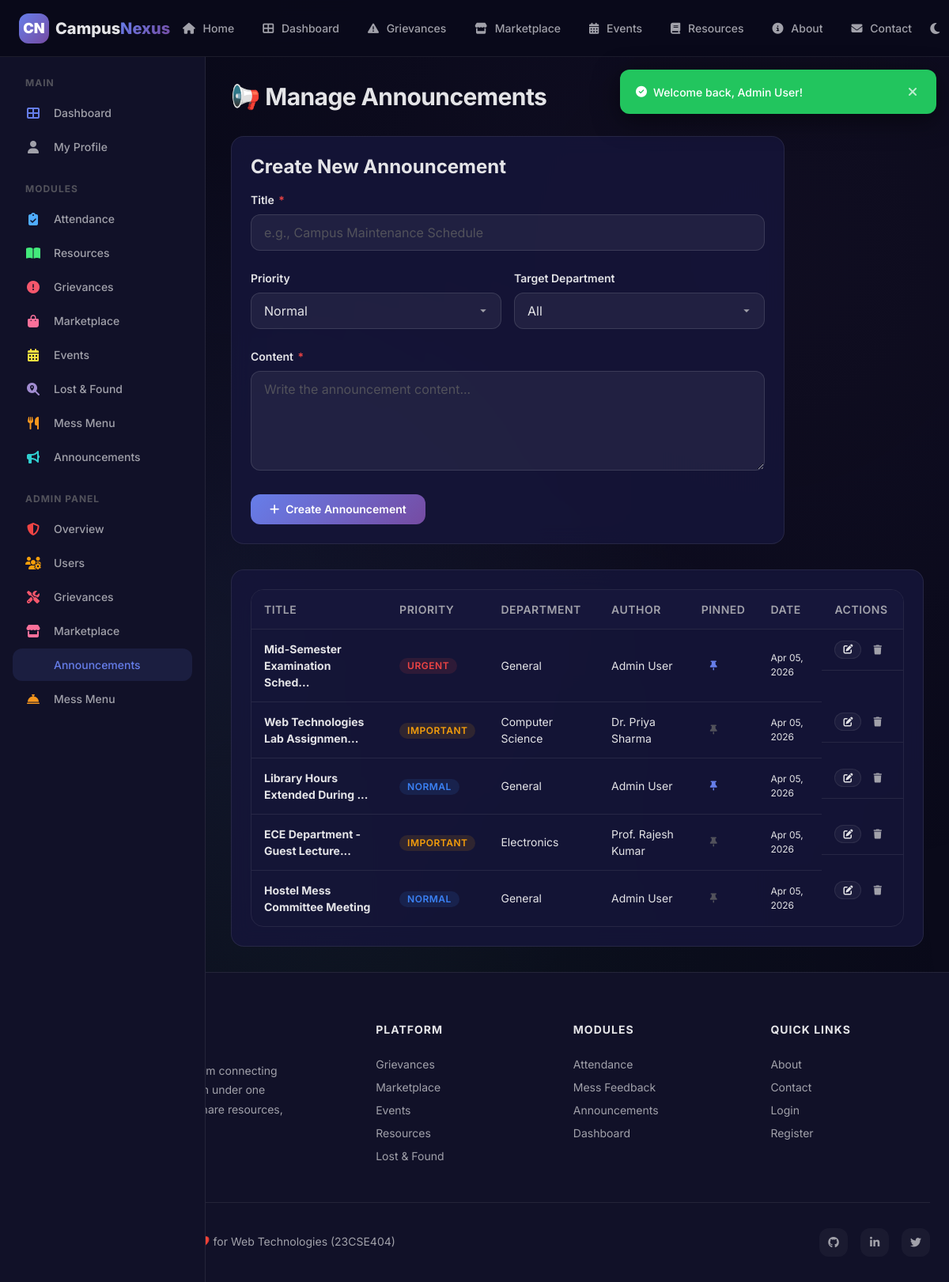
The page /admin/announcements.php (signed in) on the database its author committed.
### tables this page shows
CREATE TABLE announcements (
    id INT AUTO_INCREMENT PRIMARY KEY,
    posted_by INT NOT NULL,
    title VARCHAR(200) NOT NULL,
    content TEXT NOT NULL,
    priority ENUM('normal', 'important', 'urgent') NOT NULL DEFAULT 'normal',
    department VARCHAR(100) DEFAULT 'General',
    attachment_path VARCHAR(255) DEFAULT NULL,
    is_pinned TINYINT(1) NOT NULL DEFAULT 0,
    created_at DATETIME NOT NULL DEFAULT CURRENT_TIMESTAMP,
    FOREIGN KEY (posted_by) REFERENCES users(id) ON DELETE CASCADE,
    INDEX idx_priority (priority),
    INDEX idx_department (department)
);

CREATE TABLE users (
    id INT AUTO_INCREMENT PRIMARY KEY,
    name VARCHAR(100) NOT NULL,
    email VARCHAR(150) NOT NULL UNIQUE,
    password VARCHAR(255) NOT NULL,
    role ENUM('student', 'faculty', 'admin') NOT NULL DEFAULT 'student',
    department VARCHAR(100) DEFAULT 'General',
    avatar VARCHAR(255) DEFAULT NULL,
    bio TEXT DEFAULT NULL,
    is_active TINYINT(1) NOT NULL DEFAULT 1,
    remember_token VARCHAR(255) DEFAULT NULL,
    created_at DATETIME NOT NULL DEFAULT CURRENT_TIMESTAMP,
    last_login DATETIME DEFAULT NULL,
    INDEX idx_email (email),
    INDEX idx_role (role)
);

### includes/functions.php (called while the page is built, shortened)
<?php
function formatDate($datetime, $format = 'M d, Y') {
    return date($format, strtotime($datetime));
}
function truncateText($text, $length = 100) {
    if (strlen($text) <= $length) return $text;
    return substr($text, 0, $length) . '...';
}
?>

### admin/announcements.php (the view, shortened to what this page needs)
<?php
require_once __DIR__ . '/../includes/header.php';
$db = getDB();
$announcements = $db->query("SELECT a.*, u.name as posted_by_name FROM announcements a JOIN users u ON a.posted_by=u.id ORDER BY a.created_at DESC")->fetchAll();
$editMode = false;
$editAnnouncement = null;
?>
<?php require_once __DIR__ . '/../includes/sidebar.php'; ?>
<div class="page-content with-sidebar">
    <div class="page-header"><h1>📢 Manage Announcements</h1></div>
    <div class="card" style="max-width:700px;margin-bottom:var(--space-xl);">
        <h3 style="margin-bottom:var(--space-md);"><?= $editMode ? 'Edit Announcement' : 'Create New Announcement' ?></h3>
        <form method="POST">
            <div class="form-group">
                <label class="form-label">Title <span class="required">*</span></label>
                <input type="text" name="title" class="form-control" placeholder="e.g., Campus Maintenance Schedule" value="<?= htmlspecialchars($editAnnouncement['title'] ?? '') ?>" required maxlength="200">
            </div>
            <div class="form-row">
                <div class="form-group">
                    <label class="form-label">Priority</label>
                    <select name="priority" class="form-control">
                        <option value="normal" <?= ($editAnnouncement['priority'] ?? 'normal') === 'normal' ? 'selected' : '' ?>>Normal</option>
                    </select>
                </div>
                <div class="form-group">
                    <label class="form-label">Target Department</label>
                    <select name="department" class="form-control">
                        <option value="all" <?= ($editAnnouncement['department'] ?? 'all') === 'all' ? 'selected' : '' ?>>All</option>
                    </select>
                </div>
            </div>
            <div class="form-group">
                <label class="form-label">Content <span class="required">*</span></label>
                <textarea name="content" class="form-control" rows="5" placeholder="Write the announcement content..." required><?= htmlspecialchars($editAnnouncement['content'] ?? '') ?></textarea>
            </div>
            <div style="display:flex;gap:var(--space-md);">
                <button type="submit" class="btn btn-primary"><i class="fas fa-<?= $editMode ? 'save' : 'plus' ?>"></i> <?= $editMode ? 'Update' : 'Create' ?> Announcement</button>
            </div>
        </form>
    </div>
    <div class="card"><div class="table-container"><table class="table">
        <thead><tr><th>Title</th><th>Priority</th><th>Department</th><th>Author</th><th>Pinned</th><th>Date</th><th>Actions</th></tr></thead>
        <tbody>
        <?php foreach ($announcements as $a): ?>
        <tr>
            <td><strong><?= htmlspecialchars(truncateText($a['title'],30)) ?></strong></td>
            <td><?php if ($a['priority']==='urgent') echo '<span class="badge badge-danger">Urgent</span>';
                elseif ($a['priority']==='important') echo '<span class="badge badge-warning">Important</span>';
                else echo '<span class="badge badge-info">Normal</span>'; ?></td>
            <td style="font-size:var(--text-sm);"><?= htmlspecialchars($a['department']) ?></td>
            <td style="font-size:var(--text-sm);"><?= htmlspecialchars($a['posted_by_name']) ?></td>
            <td>
                <form method="POST" style="display:inline;"><input type="hidden" name="toggle_pin" value="<?= $a['id'] ?>">
                <button type="submit" class="btn btn-ghost btn-sm"><i class="fas fa-thumbtack" style="color:<?= $a['is_pinned']?'var(--primary)':'var(--text-muted)' ?>;"></i></button></form>
            </td>
            <td style="font-size:var(--text-xs);"><?= formatDate($a['created_at']) ?></td>
            <td style="display:flex;gap:4px;">
                <a href="announcements.php?edit=<?= $a['id'] ?>" class="btn btn-secondary btn-sm" title="Edit"><i class="fas fa-edit"></i></a>
                <form method="POST" onsubmit="return confirm('Delete this announcement?')" style="display:inline;"><input type="hidden" name="delete_id" value="<?= $a['id'] ?>">
                <button type="submit" class="btn btn-ghost btn-sm text-danger"><i class="fas fa-trash"></i></button></form>
            </td>
        </tr>
        <?php endforeach; ?>
        </tbody>
    </table></div></div>
</div>
<?php require_once __DIR__ . '/../includes/footer.php'; ?>

### css/style.css (style rules this page uses)
:root { --primary: #667EEA; --primary-dark: #5A67D8; --primary-light: #7C8CF0; --primary-start: #667EEA; --primary-end: #764BA2; --clr-attendance: #4FACFE; --clr-resources: #43E97B; --clr-grievances: #F5576C; --clr-marketplace: #FA709A; --clr-events: #FEE140; --clr-lost-found: #A18CD1; --clr-mess: #F7971E; --clr-announcements: #30CFD0; --bg-primary: #0A0A1A; --bg-secondary: #111128; --bg-tertiary: #16163a; --bg-card: rgba(22, 22, 58, 0.85); --bg-card-solid: #16163a; --bg-glass: rgba(255, 255, 255, 0.04); --bg-glass-hover: rgba(255, 255, 255, 0.08); --bg-input: rgba(255, 255, 255, 0.06); --bg-input-focus: rgba(255, 255, 255, 0.1); --border-glass: rgba(255, 255, 255, 0.08); --border-glass-hover: rgba(255, 255, 255, 0.15); --border-input: rgba(255, 255, 255, 0.12); --border-input-focus: var(--primary); --text-primary: #E4E4E7; --text-secondary: #A1A1AA; --text-muted: #52525B; --text-inverse: #0A0A1A; --success: #22C55E; --success-bg: rgba(34, 197, 94, 0.12); --warning: #F59E0B; --warning-bg: rgba(245, 158, 11, 0.12); --danger: #EF4444; --danger-bg: rgba(239, 68, 68, 0.12); --info: #3B82F6; --info-bg: rgba(59, 130, 246, 0.12); --space-2xs: 2px; --space-xs: 4px; --space-sm: 8px; --space-md: 16px; --space-lg: 24px; --space-xl: 32px; --space-2xl: 48px; --space-3xl: 64px; --space-4xl: 96px; --radius-xs: 4px; --radius-sm: 8px; --radius-md: 12px; --radius-lg: 16px; --radius-xl: 24px; --radius-full: 9999px; --shadow-sm: 0 2px 8px rgba(0, 0, 0, 0.3); --shadow-md: 0 4px 16px rgba(0, 0, 0, 0.4); --shadow-lg: 0 8px 32px rgba(0, 0, 0, 0.5); --shadow-xl: 0 16px 48px rgba(0, 0, 0, 0.6); --shadow-glow: 0 0 20px rgba(102, 126, 234, 0.3); --shadow-glow-lg: 0 0 40px rgba(102, 126, 234, 0.4); --font-sans: 'Inter', -apple-system, BlinkMacSystemFont, 'Segoe UI', Roboto, sans-serif; --font-mono: 'JetBrains Mono', 'Fira Code', monospace; --text-xs: 0.75rem; --text-sm: 0.875rem; --text-base: 1rem; --text-lg: 1.125rem; --text-xl: 1.25rem; --text-2xl: 1.5rem; --text-3xl: 1.875rem; --text-4xl: 2.25rem; --text-5xl: 3rem; --text-6xl: 3.75rem; --leading-tight: 1.2; --leading-normal: 1.5; --leading-relaxed: 1.75; --transition-fast: 0.15s ease; --transition-base: 0.3s ease; --transition-slow: 0.5s ease; --transition-spring: 0.4s cubic-bezier(0.175, 0.885, 0.32, 1.275); --z-dropdown: 100; --z-sticky: 200; --z-fixed: 300; --z-overlay: 400; --z-modal: 500; --z-toast: 600; --navbar-height: 72px; --sidebar-width: 260px; --container-max: 1280px; --container-sm: 640px; --container-md: 768px; --container-lg: 1024px; }
*, *::before, *::after { margin: 0; padding: 0; box-sizing: border-box; }
html { scroll-behavior: smooth; font-size: 16px; -webkit-text-size-adjust: 100%; }
body { font-family: var(--font-sans); font-size: var(--text-base); line-height: var(--leading-normal); color: var(--text-primary); background-color: var(--bg-primary); min-height: 100vh; -webkit-font-smoothing: antialiased; -moz-osx-font-smoothing: grayscale; overflow-x: hidden; }
body::before { content: ''; position: fixed; top: 0; left: 0; width: 100%; height: 100%; background: radial-gradient(circle at 20% 50%, rgba(102, 126, 234, 0.08) 0%, transparent 50%), radial-gradient(circle at 80% 20%, rgba(118, 75, 162, 0.06) 0%, transparent 50%), radial-gradient(circle at 40% 80%, rgba(67, 233, 123, 0.04) 0%, transparent 50%); pointer-events: none; z-index: -1; }
a { color: var(--primary); text-decoration: none; transition: color var(--transition-fast); }
button { cursor: pointer; font-family: inherit; font-size: inherit; border: none; outline: none; background: none; color: inherit; }
input, textarea, select { font-family: inherit; font-size: inherit; color: inherit; outline: none; }
table { border-collapse: collapse; width: 100%; }
h1, h2, h3, h4, h5, h6 { font-weight: 700; line-height: var(--leading-tight); color: var(--text-primary); }
h1 { font-size: var(--text-5xl); letter-spacing: -0.02em; }
h3 { font-size: var(--text-2xl); }
.text-danger { color: var(--danger); }

### css/layout.css (style rules this page uses)
.page-content { flex: 1; padding: var(--space-xl); min-width: 0; padding-top: calc(var(--navbar-height) + var(--space-xl)); }
.page-content.with-sidebar { margin-left: var(--sidebar-width); }
.page-header { margin-bottom: var(--space-xl); }
.page-header h1 { font-size: var(--text-3xl); margin-bottom: var(--space-sm); }

### rows shown on the page
announcements: title "Mid-Semester Examination Sched...", priority "URGENT", department "General", posted_by.name "Admin User", is_pinned 1 (drawn), created_at "Apr 05, 2026"
announcements: title "Web Technologies Lab Assignmen...", priority "IMPORTANT", department "Computer Science", posted_by.name "Dr. Priya Sharma", is_pinned 0 (drawn), created_at "Apr 05, 2026"
announcements: title "Library Hours Extended During ...", priority "NORMAL", department "General", posted_by.name "Admin User", is_pinned 1 (drawn), created_at "Apr 05, 2026"
announcements: title "ECE Department - Guest Lecture...", priority "IMPORTANT", department "Electronics", posted_by.name "Prof. Rajesh Kumar", is_pinned 0 (drawn), created_at "Apr 05, 2026"
announcements: title "Hostel Mess Committee Meeting", priority "NORMAL", department "General", posted_by.name "Admin User", is_pinned 0 (drawn), created_at "Apr 05, 2026"

### other values the page prints
$message "Welcome back, Admin User!"
